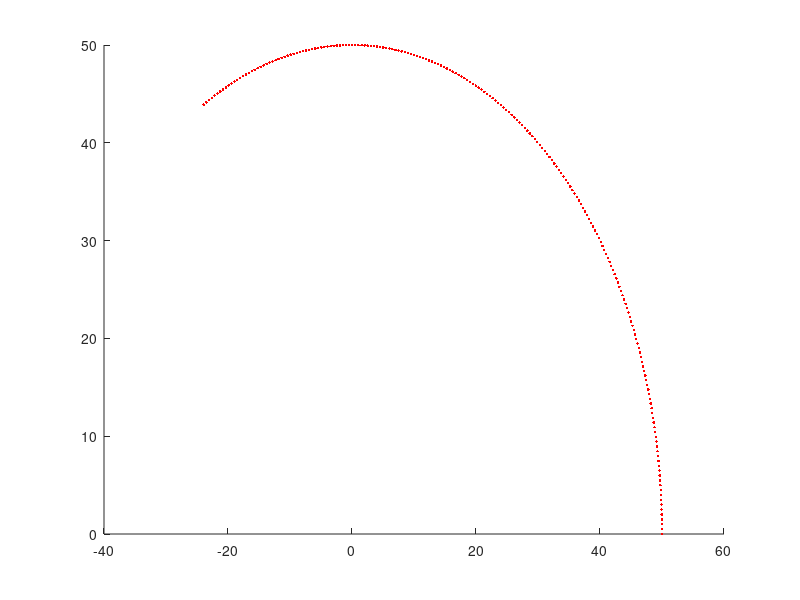

Write MATLAB code to recreate this figure. (Note: this script raises an error after producing the figure.)
hold on;
 i=1;d1=100;d5=20;
 a2=20; a3=30;
for th1=0:0.01:pi/2
for th2=0:0.1:pi/6
for d3=0:0.1:20 

                    
X(i)=a2*cos(th1 + th2) + a3*cos(th1 + th2);
Y(i)=a2*sin(th1 + th2) + a3*sin(th1 + th2);
Z(i)=d1 - d3 - d5;
tht1(i)=th1;
tht2(i)=th2;
d(i)=d3;
i=i+1;

end
end
end


data1=[X' Y' Z' tht1'];
data2=[X' Y' Z' tht2'];
data3=[X' Y' Z' d'];

plot3(X', Y', Z', 'r.');

numMFs=3;
mfType='gaussmf';

in_fis1=genfis1(data1,numMFs,mfType);
in_fis2=genfis1(data2,numMFs,mfType);
in_fis3=genfis1(data3,numMFs,mfType);


anfis1=anfis(data1,in_fis1,10,[0,0,0,0]);
anfis2=anfis(data2,in_fis2,10,[0,0,0,0]);
anfis3=anfis(data3,in_fis3,10,[0,0,0,0]);

a=50;b=25/pi;
k=1;
for t=pi/2:-0.1:0

x=a*cos(t);
y=a*sin(t);
z=65 + b*t;
xx(k)=x;
yy(k)=y;
zz(k)=z;
XYZ=[x y z];

th1p=evalfis(XYZ, anfis1);
th2p=evalfis(XYZ, anfis2);
dp=evalfis(XYZ, anfis3);

x1p=0;
y1p=0;
z1p=0;
x2p=0;
y2p=0;
z2p=d1;
x3p=a2*cos(th1p+th2p);
y3p=a2*sin(th1p+th2p);
z3p=d1;
x4p=(a2+a3)*cos(th1p+th2p);
y4p=(a2+a3)*sin(th1p+th2p);
z4p=d1;
x5p=(a2+a3)*cos(th1p+th2p);
y5p=(a2+a3)*sin(th1p+th2p);
z5p=d1-dp-d5;

plot3([x1p,x2p,x3p,x4p,x5p],[y1p,y2p,y3p,y4p,y5p],[z1p,z2p,z3p,z4p,z5p],'b');
X1(k)=(a2+a3)*cos(th1p+th2p);
Y1(k)=(a2+a3)*sin(th1p+th2p);
Z1(k)=d1-dp-d5;
k=k+1;
end
plot3(xx',yy',zz','k');
plot3(X1',Y1',Z1','*b');

